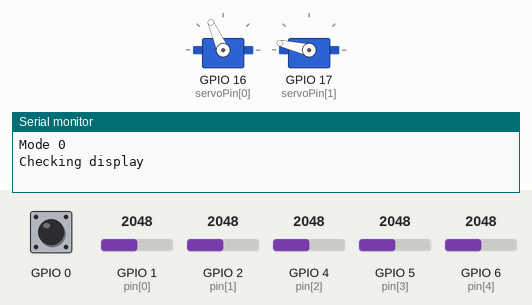
The sketch below on a simulated ESP32. Parts: 2 × servo, the last lines printed to the serial monitor. The inputs (shaded band) are chosen by the test bench; at power-on: GPIO 0 HIGH, GPIO 1 (pin[0]) = 2048, GPIO 2 (pin[1]) = 2048, GPIO 4 (pin[2]) = 2048, GPIO 5 (pin[3]) = 2048, GPIO 6 (pin[4]) = 2048. Servo pulses on a pin are drawn as a servo (544–2400 µs = 0–180°).

Above: at 1.05 s.
At 28.15 s:
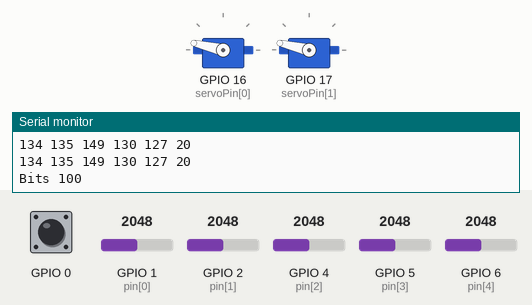
Timing chart, 0 to 36.4 s (numbered marks = the images above):
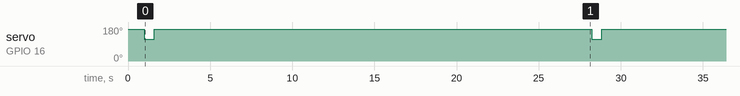

The sketch:

PowerBankControl.ino
```cpp
int pin[] = {1, 2, 4, 5, 6};
int servoPin[] = {16, 17};

const int low = 22*16;
const int high = 29*16;

int maxValues[] = {3889, 3847, 3491, 4016, 4095};

void pushButton(int channel)
{
  ledcWrite(channel, low);
  delay(600);
  ledcWrite(channel, high);
  delay(600);
}

void setup()
{
  pinMode(0, INPUT_PULLUP);
  Serial.begin(115200);
  for(int i = 0; i < 2; i++)
  {
    ledcSetup(i, 50, 12);
    ledcAttachPin(servoPin[i], i);
    ledcWrite(i, high);
  }
  delay(1000);
}

int getSample(int ch)
{
  return min(255, (analogRead(pin[ch]) * 255) / maxValues[ch]);
}

int scanMinMax(int timeout = 5000)
{
  const int sampleAvg = 128;
  const int sampleCount = 100;

  int minMaxBits = 0;
  unsigned long t = millis();
  while(t + timeout > millis())
  {
    int s[5];
    for(int j = 0; j < sampleAvg; j++)
      for(int i = 0; i < 5; i++)
      {
        if(j == 0)
          s[i] = 0;
        s[i] += getSample(i);
      }
    for(int i = 0; i < 5; i++)
      s[i] /= sampleAvg;

    for(int i = 0; i < 5; i++)
    {
      Serial.print(s[i]);
      Serial.print(' ');
    }
    const int pattern[6][5] = {
      {100, 120, 60, 100, 120}, //invalid reading below
      {100, 120, 90, 100, 120}, //20%
      {100, 160, 120, 125, 120}, //40%
      {100, 100, 160, 150, 140}, //60%
      {100, 100, 100, 180, 170}, //80%
      {100, 100, 100, 185, 190}};//100%

    int maxp = 6;
    for(int p = 0; p < 6; p++) //pattern boundary
      for(int i = 0; i < 5; i++)  //channels
        if(pattern[p][i] > s[i]) maxp = min(p, maxp);
    Serial.print((maxp - 1) * 20);
    Serial.println();
    //set bit
    minMaxBits |= 1 << maxp;
  }
  return minMaxBits;
}

//0: charging, 1:discharging, 3:stop
int mode = 0;

void loop()
{
  if(digitalRead(0) == 0) mode = 1;
  Serial.print("Mode ");
  Serial.println(mode);
  Serial.println("Checking display");
  pushButton(0);
  delay(1000);
  Serial.println("reading");
  int minMax = scanMinMax();
  Serial.print("Bits ");
  Serial.println(minMax, 2);
  int charge = 0;

  /*if(minMax & 0b000001)
  {
    //error no visual
    mode = 3;
  }*/

  switch(mode)
  {
    case 0: //charging
      if(minMax == 0b1000000 || minMax == 0b1100000 || minMax == 0b0100000)
      {
        //above 80%, discharge
        Serial.println("Let's discharge");
        pushButton(1);  //turn on
        mode = 1;
      }
      delay(20000);
      break;
    case 1: //discharging
      if(minMax == 0b0000100 || minMax == 0b0000100 || minMax == 0b0000110)
      {
        Serial.println("Let's charge");
        //batt 20% or below
        pushButton(1);  //turn off
        mode = 0;
        delay(60000);
      }
      break;
    case 2: //charging
      //call home
      while(true) delay(1000);
  }
}
```

Measured:
- by itself, servo on GPIO 16 (servoPin[0]): alternates 167° for 26.6 s and 114° for 0.60 s
